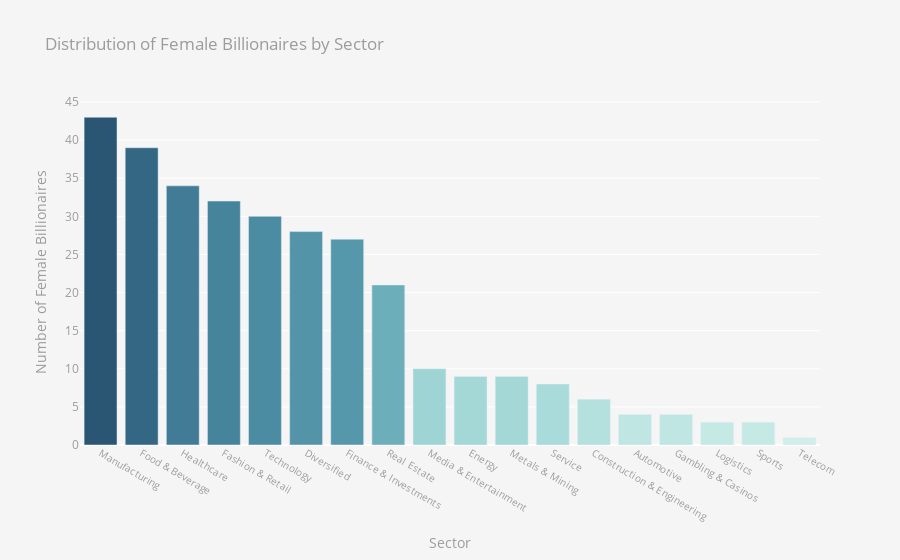

The notebook cell this image was saved under:
### Markdown cell above
**Most Female Billionaires are in Manufacturing, Food & Beverages**

### Code cell
trace = go.Bar(
    x = category_female["Industries"],
    y = category_female["count"],
    marker = dict(
        color = category_female["count"],
        colorscale = "teal",
    )
)
layout = dict(
    title = dict(
        text="Distribution of Female Billionaires by Sector", 
        font = dict(color="#9C9C9C")
    ),
    xaxis = dict(
        color = "#9C9C9C",
        title = "Sector",
        tickfont = dict(size=10)
    ),
    yaxis = dict(
        color = "#9C9C9C",
        title = "Number of Female Billionaires"
    ),
    paper_bgcolor = "#F5F5F5",
    plot_bgcolor = "#F5F5F5"
)

fig = go.Figure(data = [trace], layout = layout)
fig.show()

### Figure 1 — Plotly figure (JSON) as saved in the notebook; plotly's stock layout.template omitted (floating-point values rounded to 4 significant figures)
{"data": [{"marker": {"color": [43, 39, 34, 32, 30, 28, 27, 21, 10, 9, 9, 8, 6, 4, 4, 3, 3, 1], "colorscale": [[0, "rgb(209, 238, 234)"], [0.1667, "rgb(168, 219, 217)"], [0.3333, "rgb(133, 196, 201)"], [0.5, "rgb(104, 171, 184)"], [0.6667, "rgb(79, 144, 166)"], [0.8333, "rgb(59, 115, 143)"], [1, "rgb(42, 86, 116)"]]}, "type": "bar", "x": ["Manufacturing", "Food & Beverage", "Healthcare", "Fashion & Retail", "Technology", "Diversified", "Finance & Investments", "Real Estate", "Media & Entertainment", "Energy", "Metals & Mining", "Service", "Construction & Engineering", "Automotive", "Gambling & Casinos", "Logistics", "Sports", "Telecom"], "y": [43, 39, 34, 32, 30, 28, 27, 21, 10, 9, 9, 8, 6, 4, 4, 3, 3, 1]}], "layout": {"paper_bgcolor": "#F5F5F5", "plot_bgcolor": "#F5F5F5", "title": {"font": {"color": "#9C9C9C"}, "text": "Distribution of Female Billionaires by Sector"}, "xaxis": {"color": "#9C9C9C", "tickfont": {"size": 10}, "title": {"text": "Sector"}}, "yaxis": {"color": "#9C9C9C", "title": {"text": "Number of Female Billionaires"}}}}
